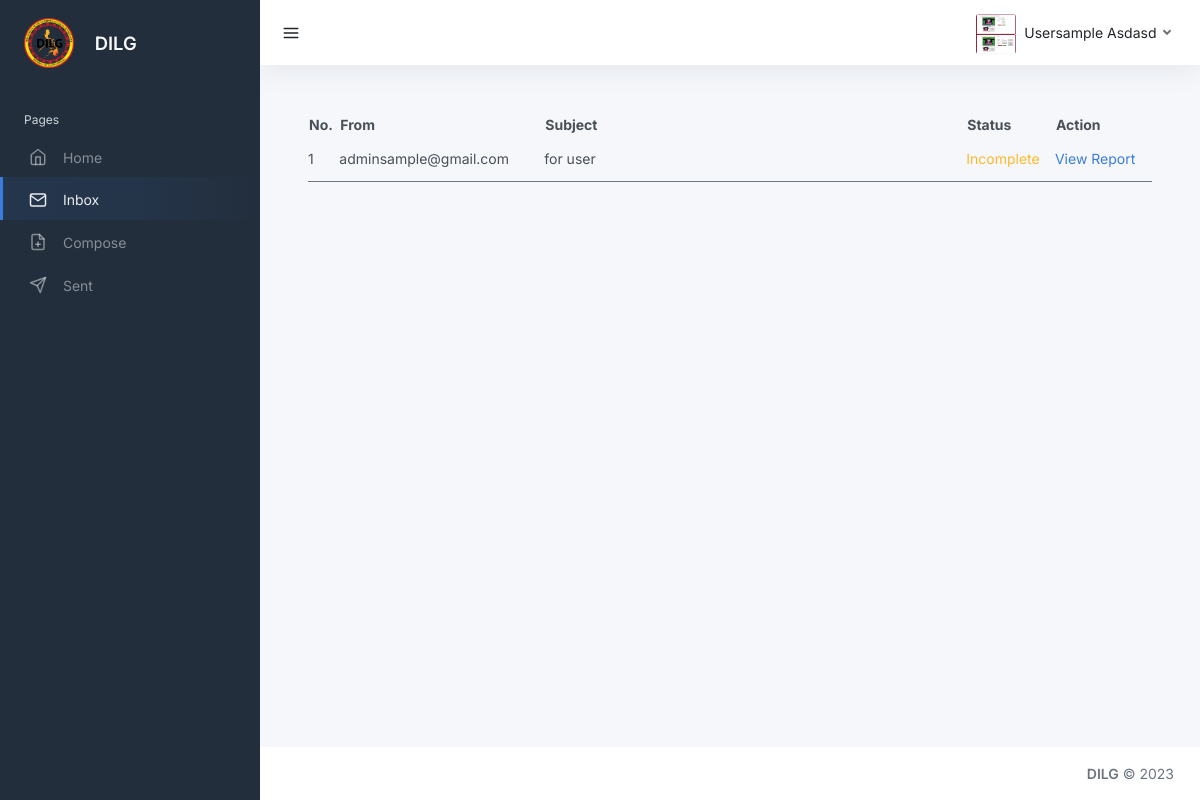
Page /users/view-report.php (signed in) on the committed database.
### tables this page shows
CREATE TABLE `users` (
  `id` int(11) NOT NULL,
  `user_type` int(50) NOT NULL,
  `user_id` varchar(50) NOT NULL,
  `email` varchar(50) NOT NULL,
  `password` varchar(255) NOT NULL,
  `first_name` varchar(50) NOT NULL,
  `middle_name` varchar(50) NOT NULL,
  `last_name` varchar(50) NOT NULL,
  `date_of_birth` date NOT NULL,
  `address` varchar(255) NOT NULL,
  `barangay` varchar(50) NOT NULL,
  `barangay_id` varchar(50) NOT NULL,
  `dilg_id` varchar(100) NOT NULL,
  `image` blob NOT NULL,
  `date_time_created` datetime NOT NULL,
  `date_time_updated` datetime NOT NULL
);

CREATE TABLE `reports` (
  `id` int(11) NOT NULL,
  `user_id` varchar(50) NOT NULL,
  `report_id` varchar(50) NOT NULL,
  `from_user` varchar(50) NOT NULL,
  `to_user` varchar(50) NOT NULL,
  `barangay` varchar(10000) NOT NULL,
  `subject` varchar(50) NOT NULL,
  `opr` varchar(100) NOT NULL,
  `message` longtext NOT NULL,
  `duration` varchar(50) NOT NULL,
  `pdf_files` blob NOT NULL,
  `status` int(225) NOT NULL,
  `notif_status` int(11) NOT NULL,
  `date_start` datetime NOT NULL,
  `date_end` datetime NOT NULL,
  `deadline` int(11) NOT NULL,
  `date_created` date NOT NULL,
  `time_created` time NOT NULL,
  `date_updated` date NOT NULL,
  `time_updated` time NOT NULL
);

### users/view-report.php (the view, shortened to what this page needs)
<?php
include('../connection.php');
$email = $_SESSION['email'];
$user_id = $_SESSION['user_id'];
?>
<!DOCTYPE html>
<html lang="en">
<head>
	<link href="../src/css/template-2.css" rel="stylesheet">
	<link href="../src/css/preloader.css" rel="stylesheet">
</head>
<body>
	<div class="wrapper">
		<nav id="sidebar" class="sidebar js-sidebar">
			<div class="sidebar-content js-simplebar">
				<a class="sidebar-brand" href="index.html">
					<img src="../src/img/dilg.png" height="50" alt="">
					<span class="ms-3 align-middle">DILG</span>
				</a>
				<ul class="sidebar-nav">
					<li class="sidebar-header">
						Pages
					</li>
					<li class="sidebar-item">
						<a class="sidebar-link" href="home.php">
                            <i class="align-middle" data-feather="home"></i> <span class="align-middle">Home</span>
                        </a>
					</li>
					<li class="sidebar-item active">
						<a class="sidebar-link" href="view-report.php">
                            <i class="align-middle" data-feather="mail"></i> <span class="align-middle">Inbox</span>
                        </a>
					</li>
					<li class="sidebar-item">
						<a class="sidebar-link" href="add-report.php">
                            <i class="align-middle" data-feather="file-plus"></i> <span class="align-middle">Compose</span>
                        </a>
					</li>
					<li class="sidebar-item">
						<a class="sidebar-link" href="sent-reports.php">
                            <i class="align-middle" data-feather="send"></i> <span class="align-middle">Sent</span>
                        </a>
					</li>
				</ul>
			</div>
		</nav>
		<div class="main">
			<nav class="navbar navbar-expand navbar-light navbar-bg">
				<a class="sidebar-toggle js-sidebar-toggle">
                    <i class="align-self-center text-dark" data-feather="menu"></i>
                </a>
				<div class="navbar-collapse collapse">
					<ul class="navbar-nav navbar-align">
						<li class="nav-item dropdown">
							<?php
							$query_image = "SELECT first_name, last_name, image FROM users WHERE user_id = '$user_id'";
							$run_image = mysqli_query($conn,$query_image);
							if(mysqli_num_rows($run_image) > 0) {
							foreach($run_image as $row_image){
								?>
								<a class="nav-link dropdown-toggle d-none d-sm-inline-block" href="#" data-bs-toggle="dropdown">
                                	<img src="<?php echo "Images/" . $row_image['image']?>" alt="user" class="avatar img-fluid rounded me-1"/> <span class="text-dark"><?= $row_image['first_name'] .' '. $row_image['last_name'] ?></span>
								</a>
								<?php
							}
							}
							?>
						</li>
					</ul>
				</div>
			</nav>
			<main class="content">
				<div class="container-fluid p-0">
					<div class="row">
						<div class="col-xl-12 col-xxl-12 d-flex">
							<div class="w-100">
								<div class="row">
									<div class="col-lg-12">
										<table class="w-100" id="data">
											<thead>
												<tr>
													<th>No.</th>
													<th>From</th>
													<th>Subject</th>
													<th>Status</th>
													<th>Action</th>
												</tr>
											</thead>
											<tbody>
												<?php
												$query_reports = "SELECT * FROM reports WHERE to_user = '$email'";
												$run_reports = mysqli_query($conn,$query_reports);
												if (mysqli_num_rows($run_reports) > 0) {
													$no = 0;
													foreach ($run_reports as $row) {
													$no++;
												?>
												<tr class="border-bottom border-secondary">
													<td><?php echo $no ?></td>
													<td><?php echo $row['from_user'] ?></td>
													<td style="width: 50%;"><?php echo $row['subject'] ?></td>
													<td>
													<?php if ($row['status'] == 1) {
														echo "<span class='text-success'> Complete </span>";
													} elseif ($row['status'] == 2) {
														echo "<span class='text-danger'> No Submssion </span>";
													} elseif ($row['status'] == 3) {
														echo "<span class='text-warning'> Incomplete </span>";
													} elseif ($row['status'] == 4) {
														echo "<span class='text-primary'> Late </span>";
													} else {
														echo "<span class='text-danger'> No Submssion </span>";
													}
													?>
													</td>
													<td>
													<a href="view-single-report.php?report_id=<?php echo $row['report_id']?>&to_user=<?php echo $row['to_user']?>">View Report</a>
													</td>
												</tr>
												<?php
													}
												}
												?>
										</tbody>
									</table>
									</div>
								</div>
							</div>
						</div>
					</div>
				</div>
			</main>
			<footer class="footer">
				<div class="container-fluid">
					<div class="row text-muted">
						<div class="col-12 text-end">
							<p class="mb-0 text-muted">
								<strong>DILG</strong> &copy; 2023
							</p>
						</div>
					</div>
					</div>
				</div>
		</div>
</body>
</html>

### users/view-report.php (style rules this page uses)
td { padding: 12px 0; }

### rows in the picture
users: image (picture), first_name "Usersample", last_name "Asdasd"
reports: from_user "adminsample@gmail.com", subject "for user", shows "Incomplete"
